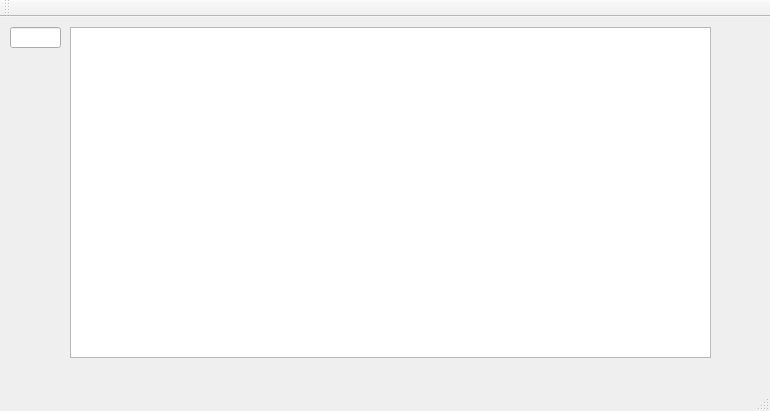
<?xml version="1.0" encoding="UTF-8"?>
<ui version="4.0">
 <class>MainWindow</class>
 <widget class="QMainWindow" name="MainWindow">
  <property name="geometry">
   <rect>
    <x>0</x>
    <y>0</y>
    <width>770</width>
    <height>411</height>
   </rect>
  </property>
  <property name="windowTitle">
   <string>MainWindow</string>
  </property>
  <widget class="QWidget" name="centralWidget">
   <widget class="QGraphicsView" name="graphicsView">
    <property name="geometry">
     <rect>
      <x>70</x>
      <y>10</y>
      <width>641</width>
      <height>331</height>
     </rect>
    </property>
   </widget>
   <widget class="QLineEdit" name="lineEdit">
    <property name="geometry">
     <rect>
      <x>10</x>
      <y>10</y>
      <width>51</width>
      <height>21</height>
     </rect>
    </property>
   </widget>
  </widget>
  <widget class="QMenuBar" name="menuBar">
   <property name="geometry">
    <rect>
     <x>0</x>
     <y>0</y>
     <width>770</width>
     <height>22</height>
    </rect>
   </property>
  </widget>
  <widget class="QToolBar" name="mainToolBar">
   <attribute name="toolBarArea">
    <enum>TopToolBarArea</enum>
   </attribute>
   <attribute name="toolBarBreak">
    <bool>false</bool>
   </attribute>
  </widget>
  <widget class="QStatusBar" name="statusBar"/>
 </widget>
 <layoutdefault spacing="6" margin="11"/>
 <resources/>
 <connections>
  <connection>
   <sender>lineEdit</sender>
   <signal>returnPressed()</signal>
   <receiver>MainWindow</receiver>
   <slot>updateRotation()</slot>
   <hints>
    <hint type="sourcelabel">
     <x>32</x>
     <y>58</y>
    </hint>
    <hint type="destinationlabel">
     <x>31</x>
     <y>103</y>
    </hint>
   </hints>
  </connection>
 </connections>
 <slots>
  <slot>updateRotation()</slot>
 </slots>
</ui>
